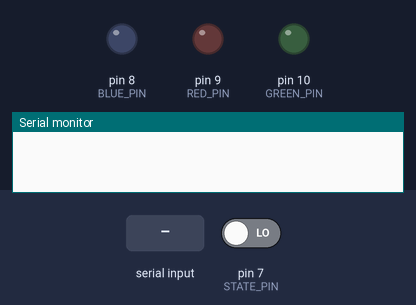
A sketch run on a simulated Arduino Uno, built with avr-gcc and run on an emulated ATmega328P. Shown: output pins drawn as LEDs (lit = HIGH), the last lines printed to the serial monitor. Dashed ring = blinking. Inputs (shaded band) come from the test bench; at power-on: pin 7 (STATE_PIN) LOW.

Above: at 1.2 s.
1.3 s: pin 7 (STATE_PIN) driven HIGH
At 1.4 s:
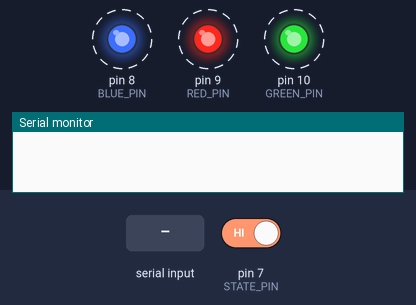
3.4 s: "BLUE_ON\n" received over Serial
At 4.5 s:
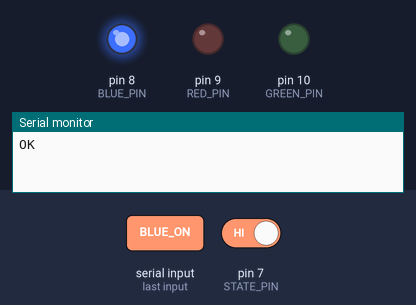
4.9 s: "RED_ON\n" received over Serial
At 5.6 s:
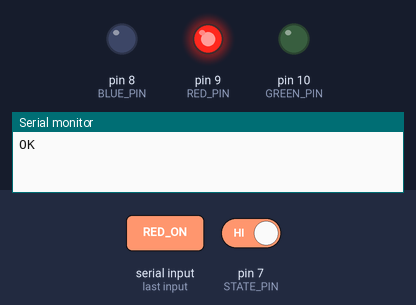
6.4 s: "GREEN_ON\n" received over Serial
At 6.8 s:
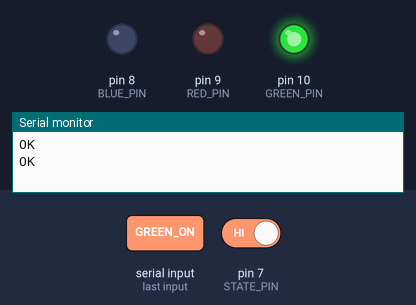
7.9 s: "ALL_ON\n" received over Serial
At 9.1 s:
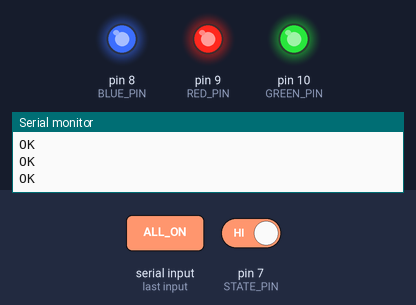
9.4 s: "ALL_OFF\n" received over Serial
At 10.2 s:
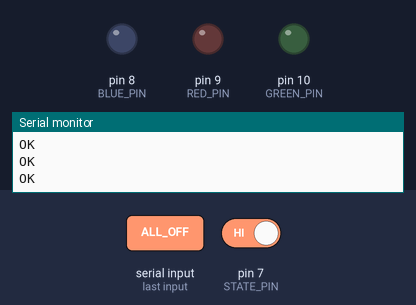
Timing chart, 0 to 11.9 s (numbered marks = the images above; inputs shaded):
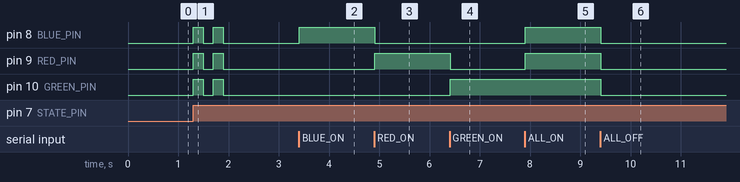

Measured:
- after the input at 1.3 s, pin 8 (BLUE_PIN), pin 9 (RED_PIN), pin 10 (GREEN_PIN): alternates HIGH for 0.20 s and LOW for 0.20 s, 4 changes in all, then stays LOW, starting at once
- after the input at 3.4 s, pin 8 (BLUE_PIN): LOW → HIGH at once
- after the input at 4.9 s, pin 8 (BLUE_PIN): HIGH → LOW at once; pin 9 (RED_PIN): LOW → HIGH at once
- after the input at 6.4 s, pin 9 (RED_PIN): HIGH → LOW at once; pin 10 (GREEN_PIN): LOW → HIGH at once
- after the input at 7.9 s, pin 8 (BLUE_PIN), pin 9 (RED_PIN): LOW → HIGH at once
- after the input at 9.4 s, pin 8 (BLUE_PIN), pin 9 (RED_PIN), pin 10 (GREEN_PIN): HIGH → LOW at once

The sketch:

GestureLED.ino
```cpp
// programa: detector gestual sem fio
// autor: por enquanto Antonio Carlos

#define STATE_PIN 7
#define BLUE_PIN 8
#define RED_PIN 9
#define GREEN_PIN 10

bool wasConnected = false;

void setup() {
  Serial.begin(9600);
  pinMode(STATE_PIN, INPUT);
  pinMode(BLUE_PIN, OUTPUT);
  pinMode(RED_PIN, OUTPUT);
  pinMode(GREEN_PIN, OUTPUT);
}

void loop() {
  // Essa parte verifica a conexão Bluetooth
  bool isConnected = digitalRead(STATE_PIN);

  if (isConnected && !wasConnected) {
    // piscar LEDs quando conectar o arduino
    for (int i = 0; i < 2; i++) {
      digitalWrite(BLUE_PIN, HIGH);
      digitalWrite(RED_PIN, HIGH);
      digitalWrite(GREEN_PIN, HIGH);
      delay(200);
      digitalWrite(BLUE_PIN, LOW);
      digitalWrite(RED_PIN, LOW);
      digitalWrite(GREEN_PIN, LOW);
      delay(200);
    }
    wasConnected = true;
  } else if (!isConnected) {
    wasConnected = false;
  }

  if (Serial.available()) {
    String cmd = Serial.readStringUntil('\n');
    cmd.trim();

    if (cmd == "ALL_ON") {
      digitalWrite(BLUE_PIN, HIGH);
      digitalWrite(RED_PIN, HIGH);
      digitalWrite(GREEN_PIN, HIGH);
      delay(1000);
    } else if (cmd == "ALL_OFF") {
      digitalWrite(BLUE_PIN, LOW);
      digitalWrite(RED_PIN, LOW);
      digitalWrite(GREEN_PIN, LOW);
      delay(1000);
    } else if (cmd == "BLUE_ON") {
      digitalWrite(BLUE_PIN, HIGH);
      digitalWrite(RED_PIN, LOW);
      digitalWrite(GREEN_PIN, LOW);
      delay(1000);
    } else if (cmd == "RED_ON") {
      digitalWrite(BLUE_PIN, LOW);
      digitalWrite(RED_PIN, HIGH);
      digitalWrite(GREEN_PIN, LOW);
      delay(1000);
    } else if (cmd == "GREEN_ON") {
      digitalWrite(BLUE_PIN, LOW);
      digitalWrite(RED_PIN, LOW);
      digitalWrite(GREEN_PIN, HIGH);
      delay(1000);
    }

    Serial.println("OK");
  }
}
```
